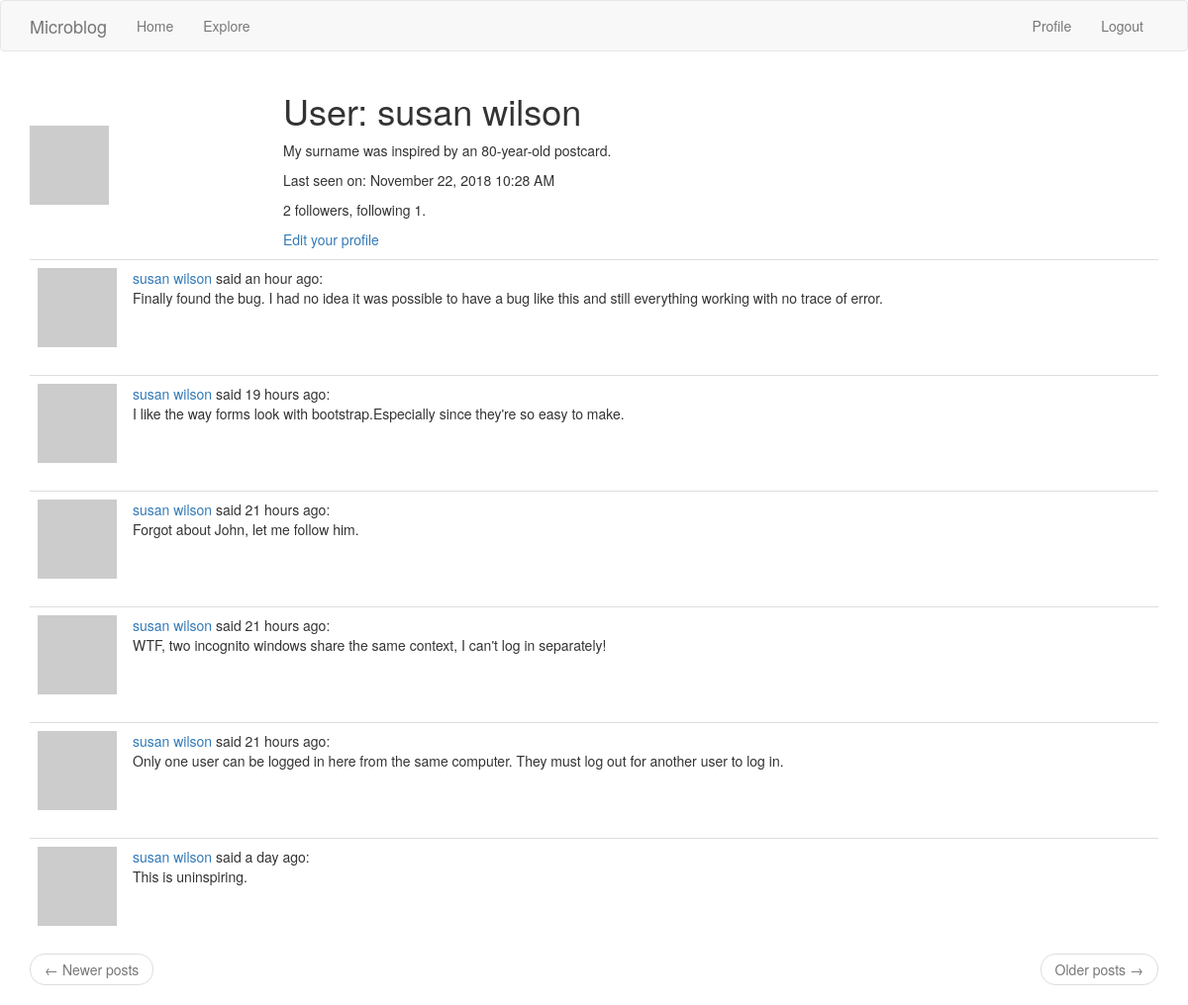
The page /user/susan wilson (signed in) on the database its author committed.
### app/models.py (models this page shows, shortened)
class User(UserMixin, db.Model):
    id = db.Column(db.Integer, primary_key=True)
    username = db.Column(db.String(64), index=True, unique=True)
    email = db.Column(db.String(120), index=True, unique=True)
    password_hash = db.Column(db.String(128))
    about_me = db.Column(db.String(140))
    last_seen = db.Column(db.DateTime, default=datetime.utcnow)
    posts = db.relationship('Post', backref='author', lazy='dynamic')
    followed = db.relationship(
        'User', secondary=followers,
        primaryjoin=(followers.c.follower_id == id),
        secondaryjoin=(followers.c.followed_id == id),
        backref=db.backref('followers', lazy='dynamic'), lazy='dynamic')
    def avatar(self, size):
        digest = md5(self.email.lower().encode('utf-8')).hexdigest()
        return 'https://www.gravatar.com/avatar/{}?d=retro&s={}'.format(
            digest, size)

class Post(db.Model):
    id = db.Column(db.Integer, primary_key=True)
    body = db.Column(db.String(140))
    timestamp = db.Column(db.DateTime, index=True, default=datetime.utcnow)
    user_id = db.Column(db.Integer, db.ForeignKey('user.id'))
    language = db.Column(db.String(5))

### app/main/routes.py (the view)
@bp.route('/user/<username>')
@login_required
def user(username):
    user = User.query.filter_by(username=username).first_or_404()
    page = request.args.get('page', 1, type=int)
    posts = user.posts.order_by(Post.timestamp.desc()).paginate(
        page, current_app.config['POSTS_PER_PAGE'], False)
    next_url = url_for('main.user', username=user.username, page=posts.next_num) \
        if posts.has_next else None
    prev_url = url_for('main.user', username=user.username, page=posts.prev_num) \
        if posts.has_prev else None
    return render_template('user.html', user=user, posts=posts.items,
                           prev_url=prev_url, next_url=next_url)

### app/main/routes.py (called while the page is built)
@bp.before_app_request
def before_request():
    if current_user.is_authenticated:
        current_user.last_seen = datetime.utcnow()
        db.session.commit()
    g.locale = str(get_locale())

### app/models.py (called while the page is built)
@login.user_loader
def load_user(id):
    return User.query.get(int(id))

### app/main/templates/user.html
{% extends "base.html" %}
{% block app_content %}
  <table class="tabe table-hover">
    <tr>
      <td width="256px"><img src="{{ user.avatar(256) }}"></td>
      <td>
        <h1>{{ _('User:') }} {{ user.username }}</h1>
        {% if user.about_me %}
          <p>{{ user.about_me }}</p>
        {% endif %}
        {% if user.last_seen %}
          <p>{{ _('Last seen on:') }} {{ moment(user.last_seen).format('LLL') }}</p>
        {% endif %}
        <p>{{ user.followers.count() }} {{ _('followers, following') }} {{ user.followed.count() }}.</p>
        {% if user == current_user %}
          <p><a href="{{ url_for('main.edit_profile') }}">{{ _('Edit your profile') }}</a></p>
        {% elif not current_user.is_following(user) %}
          <p><a href="{{ url_for('main.follow', username=user.username) }}">{{ _('Follow') }}</a></p>
        {% else %}
          <p><a href="{{ url_for('main.unfollow', username=user.username) }}">{{ _('Unfollow') }}</a></p>
        {% endif %}
      </td>
    </tr>
  </table>
  {% for post in posts %}
    {% include '_post.html' %}
  {% endfor %}
  {% include '_page_nav.html' %}
{% endblock %}

### app/main/templates/_post.html (shortened to what this page needs)
<table class="table table-hover">
  <tr>
    <td width="40px"><img src="{{ post.author.avatar(40) }}"></td>
    <td>
      <a href="{{ url_for('main.user', username=post.author.username) }}">
        {{ post.author.username }}
      </a>
      {{ _('said') }} {{ moment(post.timestamp).fromNow() }}:
      <br>
      <span id="post{{ post.id }}">{{ post.body }}</span>
    </td>
  </tr>
</table>

### rows shown on the page
User: username "susan wilson", about_me "My surname was inspired by an 80-year-old postcard.", last_seen "November 22, 2018 10:28 AM"
Post: author.username "susan wilson", timestamp "an hour ago", body "Finally found the bug. I had no idea it was possible to have a bug like this and still everything working with no trace of error."
Post: author.username "susan wilson", timestamp "19 hours ago", body "I like the way forms look with bootstrap.Especially since they're so easy to make."
Post: author.username "susan wilson", timestamp "21 hours ago", body "Forgot about John, let me follow him."
Post: author.username "susan wilson", timestamp "21 hours ago", body "WTF, two incognito windows share the same context, I can't log in separately!"
Post: author.username "susan wilson", timestamp "21 hours ago", body "Only one user can be logged in here from the same computer. They must log out for another user to log in."
Post: author.username "susan wilson", timestamp "a day ago", body "This is uninspiring."

### other values the page prints
{{ user.followers.count() }} "2"
{{ user.followed.count() }} "1"
